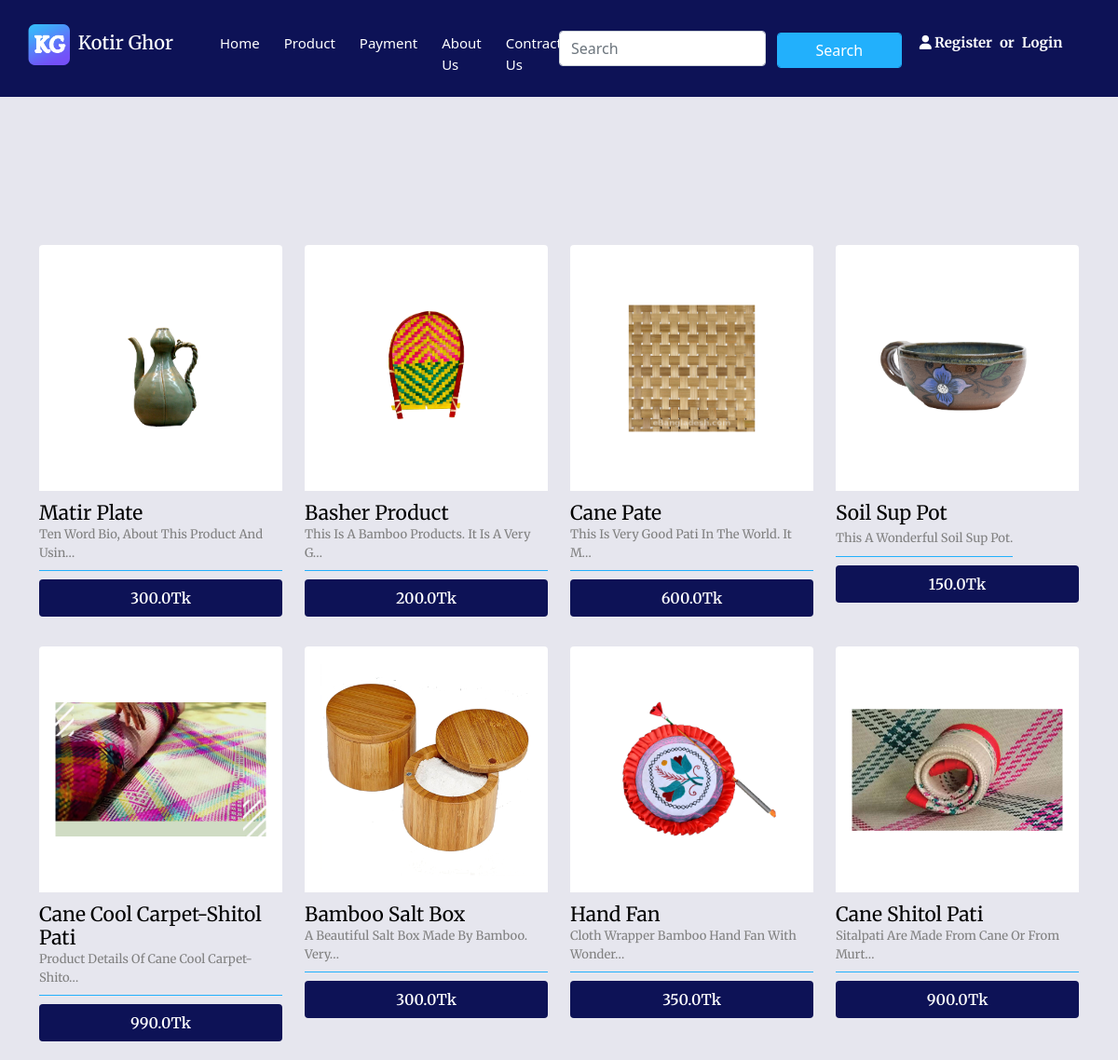
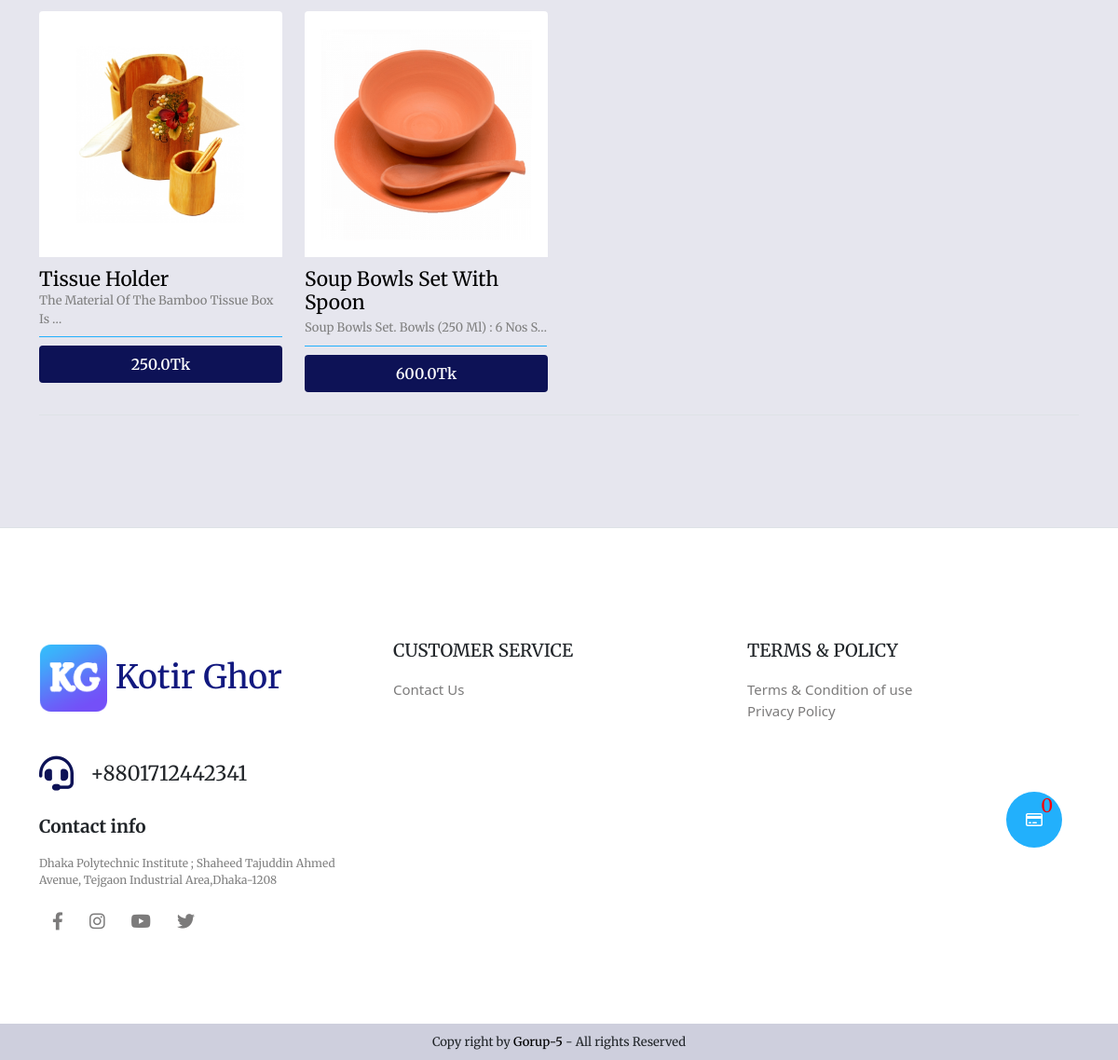
/product, run on the app's committed database (2 pictures, top to bottom).
### kotirghorapp/models.py (models this page shows, shortened)
class Item(models.Model):
    title = models.CharField(max_length=50)
    image_path = models.CharField(max_length=70)
    category = models.CharField(choices=CATEGORY_CHOICES, max_length=2)
    discription = models.CharField(max_length=150)
    price = models.FloatField()

### kotirghorapp/views.py (the view)
# urls.py: path("product", views.product, name="product"),
def product(request):
    total_item= cart_quantity_counter(request)
    context = {
        "allitems": Item.objects.all(),
        "bitems": Item.objects.filter(category="BP"),
        "citems": Item.objects.filter(category="CP"),
        "eitems": Item.objects.filter(category="EP"),
        "total_quantity":total_item
    }
    return render(request, "product.html", context=context)

### kotirghorapp/views.py (called while the page is built, shortened)
def cart_quantity_counter(req):
    total_quantity = 0
    return str(total_quantity)

### templates/product.html (shortened to what this page needs)
{% load static %}
<!DOCTYPE html>
<html lang="en">
<head>
    <link rel="stylesheet" href="{% static 'bootstrap.min.css' %}">
    <link rel="stylesheet" href="https://cdnjs.cloudflare.com/ajax/libs/font-awesome/6.0.0-beta2/css/all.min.css">
    <link href="https://cdn.jsdelivr.net/npm/bootstrap@5.1.3/dist/css/bootstrap.min.css" rel="stylesheet">
    <link rel="stylesheet" href="{% static 'stylee.css' %}">
</head>
<body>
    <header class="header header-spatial">
        <div class="header-home ">
            <div class="container">
                <div class="row">
                    <div class="col-md-6">
                        <div class="row header-left">
                            <div class="col-md-4 p-0 ">
                                <div class="logo d-flex">
                                    <a href="./">
                                        <img src="{% static 'img/logo.png' %}" alt="">
                                        <h6>Kotir Ghor</h6>
                                    </a>
                                </div>
                            </div>
                            <div class="col-md-8 p-0">
                                <div class="manu">
                                    <a href="./">Home</a>
                                    <a href="./product">Product</a>
                                    <a href="./payment">Payment</a>
                                    <a href="./about">About Us</a>
                                    <a href="./contact">Contract Us</a>
                                </div>
                            </div>
                        </div>
                    </div>
                    <div class="col-md-4 d-flex justify-content-end">
                        <div class="navbar p-0 navbar-light">
                            <form action="./search" method="post">
                                <div class="row p-0">
                                    <div class="col-md-7 p-0">
                                        <input class="form-control me-2" name="searched" type="search" placeholder="Search" aria-label="Search">
                                    </div>
                                    <div class="col-md-5">
                                        <button class="search-button bg form-control" type="submit">Search</button>
                                    </div>
                                </div>
                            </form>
                        </div>
                    </div>
                    <div class="col-md-2 p-0">
                        <div class="sing-in">
                            <ul class="sing-in">
                                {% if user.is_authenticated %}
                                <li><i class="fa-solid fa-user"></i></li>
                                <li>{{ user.username }}</li>
                                <li>or</li>
                                <li><a href="./logout">Log Out</a></li>
                                {% else %}
                                <li><i class="fa-solid fa-user"></i></li>
                                <li><a href="./register">Register</a></li>
                                <li>or</li>
                                <li><a href="./login">Login</a></li>
                                {% endif %}
                            </ul>
                        </div>
                    </div>
                </div>
            </div>
        </div>
    </header>
    <div class="add-card">
        <a href="payment"><i class="fa-regular bg fa-credit-card">
        </i></a>
        <span style="color: red;font-size: 20px;position: relative;left: -27px;bottom: 14px;">{{total_quantity}}</span>
    </div>
    <div class="Product border-bottom backgraound padding" id="product">
        <div class="container">
            <div class="products border-bottom pb-4">
                <div class="row">
                    {% for i in allitems %}
                    <div class="col-md-3">
                        <a href="./cart/{{i.id}}">
                            <div class="product">
                                <div class="product-img">
                                    <img src="{{ i.image_path }}" alt="">
                                </div>
                                <div class="product-text">
                                    <h4>{{ i.title }}</h4><br>
                                    <p>{{ i.discription|truncatechars:42 }}</p>
                                </div>
                                <div class="product-paymant">
                                    <p class="fist">{{ i.price }}Tk</p>
                                </div>
                            </div>
                        </a>
                    </div>
                    {% endfor %}
                </div>
            </div>
        </div>
    </div>
    <div class="footer bg-white">
        <div class="footer-top padding">
            <div class="container">
                <div class="row">
                    <div class="col-md-4">
                        <div class="footer-logo">
                            <a href="#" class="">
                                <img src="{% static 'img/logo.png' %}" alt="">
                                <h6>Kotir Ghor</h6>
                            </a>
                        </div>
                        <div class="phone d-flex">
                            <span class="left hover"><i class="fa-solid fa-headset"></i></span>
                            <p class="right">+8801712442341</p>
                        </div>
                        <div class="contract-info">
                            <h4>Contact info</h4>
                            <span>Dhaka Polytechnic Institute ; Shaheed Tajuddin Ahmed Avenue, Tejgaon Industrial Area,Dhaka-1208</span>
                            <div class="contact-info-social d-flex">
                                <a href="#">
                                    <i class="fa-brands fa-facebook-f"></i>
                                </a>
                                <a href="#">
                                    <i class="fa-brands fa-instagram"></i>
                                </a>
                                <a href="#">
                                    <i class="fa-brands fa-youtube"></i>
                                </a>
                                <a href="#">
                                    <i class="fa-brands fa-twitter"></i>
                                </a>
                            </div>
                        </div>
                    </div>
                    <div class="col-md-4">
                        <h4>CUSTOMER SERVICE</h4>
                        <a href="./contact">Contact Us</a>
                    </div>
                    <div class="col-md-4">
                        <h4>TERMS & POLICY</h4>
                        <a href="./TermsAndConditions">Terms & Condition of use</a>
                        <a href="./PrivacyAndPolicy">Privacy Policy</a>
                    </div>
                </div>
            </div>
        </div>
        <div class="footer-bottom">
            <div class="container">
                <div class="row">
                    <div class="col-md-2"></div>
                    <div class="col-md-8 text-center">
                        <p>Copy right by <a href="#">Gorup-5</a> - All rights Reserved</p>
                    </div>
                    <div class="col-md-2">
                    </div>
                </div>
            </div>
        </div>
    </div>
</body>
</html>

### data on the page
Item: image_path (picture), title "Matir Plate", discription "Ten Word Bio, About This Product And Usin…", price "300.0"
Item: image_path (picture), title "Basher Product", discription "This Is A Bamboo Products. It Is A Very G…", price "200.0"
Item: image_path (picture), title "Cane Pate", discription "This Is Very Good Pati In The World. It M…", price "600.0"
Item: image_path (picture), title "Soil Sup Pot", discription "This A Wonderful Soil Sup Pot.", price "150.0"
Item: image_path (picture), title "Cane Cool Carpet-Shitol Pati", discription "Product Details Of Cane Cool Carpet-Shito…", price "990.0"
Item: image_path (picture), title "Bamboo Salt Box", discription "A Beautiful Salt Box Made By Bamboo. Very…", price "300.0"
Item: image_path (picture), title "Hand Fan", discription "Cloth Wrapper Bamboo Hand Fan With Wonder…", price "350.0"
Item: image_path (picture), title "Cane Shitol Pati", discription "Sitalpati Are Made From Cane Or From Murt…", price "900.0"
Item: image_path (picture), title "Tissue Holder", discription "The Material Of The Bamboo Tissue Box Is …", price "250.0"
Item: image_path (picture), title "Soup Bowls Set With Spoon", discription "Soup Bowls Set. Bowls (250 Ml) : 6 Nos S…", price "600.0"

### other printed values
{{ total_quantity }} "0"
